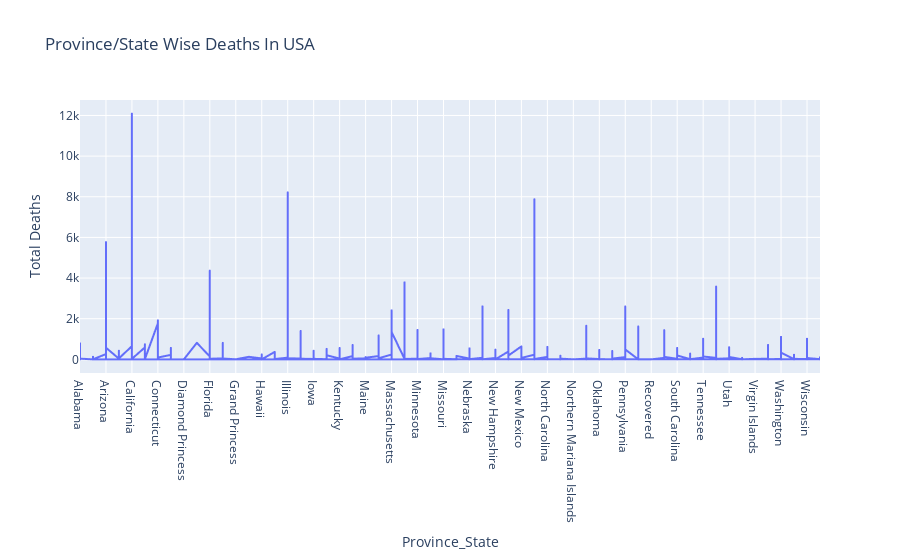

Notebook code for this chart:
### Code cell
# Province/State Wise Deaths In USA
usa_data = covid_data[covid_data['Country_Region'] == 'US']

fig = px.line(usa_data, x='Province_State', y='Deaths', title='Province/State Wise Deaths In USA')
fig.update_xaxes(title_text='Province_State')
fig.update_yaxes(title_text='Total Deaths')
fig.show()

### Figure 1 — Plotly figure (JSON) as saved in the notebook; plotly's stock layout.template omitted (floating-point values rounded to 4 significant figures; data arrays with more than 128 entries replaced by an {"elided": "..."} marker saying what was removed)
{"data": [{"hovertemplate": "Province_State=%{x}<br>Deaths=%{y}<extra></extra>", "legendgroup": "", "line": {"color": "#636efa", "dash": "solid"}, "marker": {"symbol": "circle"}, "mode": "lines", "name": "", "showlegend": false, "type": "scattergl", "x": {"elided": "3276 str values"}, "xaxis": "x", "y": {"elided": "3276 int values"}, "yaxis": "y"}], "layout": {"legend": {"tracegroupgap": 0}, "title": {"text": "Province/State Wise Deaths In USA"}, "xaxis": {"anchor": "y", "domain": [0, 1], "title": {"text": "Province_State"}}, "yaxis": {"anchor": "x", "domain": [0, 1], "title": {"text": "Total Deaths"}}}}
